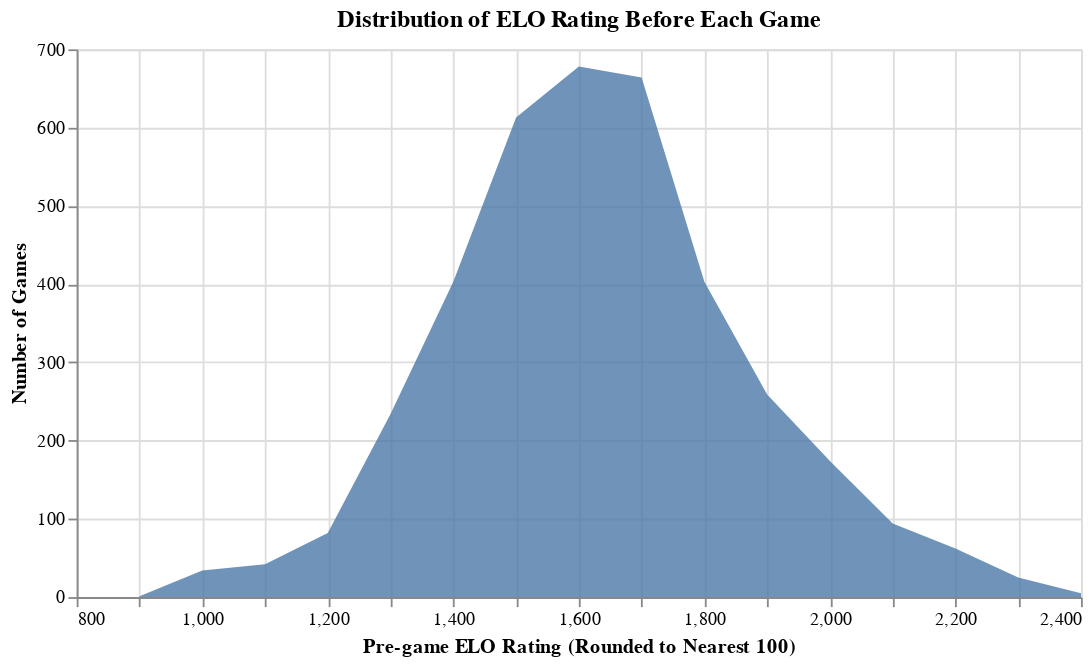

The notebook cell this image was saved under:
### Markdown cell above
#### What is the distribution of ELO scores? Does it match up with what other sources say should be the distribution of ELO scores?

### Code cell
# Distribution of rating dataset
df_mid_season['team_pregame_elo_round'] = df_mid_season['team_pregame_elo'].round(decimals=-2)
b = df_mid_season.groupby(by = 'team_pregame_elo_round').agg({'season': 'count'}).reset_index().rename({'season': 'count'})

alt.Chart(b).mark_area(opacity = .8).encode(
    alt.X('team_pregame_elo_round', title = 'Pre-game ELO Rating (Rounded to Nearest 100)'),
    alt.Y('season', title = 'Number of Games'))\
.properties(title = 'Distribution of ELO Rating Before Each Game', height = 300, width = 550)

### Figure 1 — Vega-Lite specification as saved in the notebook (floating-point values rounded to 4 significant figures)
{"config": {"view": {"continuousWidth": 300, "continuousHeight": 300}}, "data": {"name": "data-e30b5d70240eaaa231f012c5d1a9631f"}, "mark": {"type": "area", "opacity": 0.8}, "encoding": {"x": {"field": "team_pregame_elo_round", "title": "Pre-game ELO Rating (Rounded to Nearest 100)", "type": "quantitative"}, "y": {"field": "season", "title": "Number of Games", "type": "quantitative"}}, "height": 300, "title": "Distribution of ELO Rating Before Each Game", "width": 550, "$schema": "https://vega.github.io/schema/vega-lite/v5.16.3.json", "datasets": {"data-e30b5d70240eaaa231f012c5d1a9631f": [{"team_pregame_elo_round": 900.0, "season": 1}, {"team_pregame_elo_round": 1000.0, "season": 34}, {"team_pregame_elo_round": 1100.0, "season": 42}, {"team_pregame_elo_round": 1200.0, "season": 82}, {"team_pregame_elo_round": 1300.0, "season": 234}, {"team_pregame_elo_round": 1400.0, "season": 403}, {"team_pregame_elo_round": 1500.0, "season": 613}, {"team_pregame_elo_round": 1600.0, "season": 678}, {"team_pregame_elo_round": 1700.0, "season": 664}, {"team_pregame_elo_round": 1800.0, "season": 403}, {"team_pregame_elo_round": 1900.0, "season": 259}, {"team_pregame_elo_round": 2000.0, "season": 174}, {"team_pregame_elo_round": 2100.0, "season": 94}, {"team_pregame_elo_round": 2200.0, "season": 62}, {"team_pregame_elo_round": 2300.0, "season": 25}, {"team_pregame_elo_round": 2400.0, "season": 5}]}}
